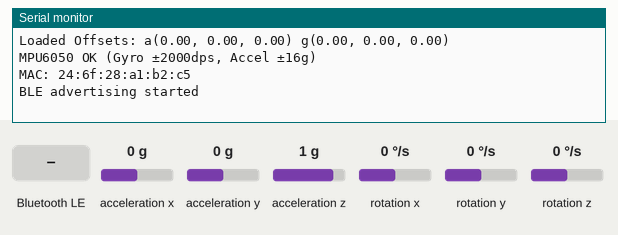
Simulated run of this program. Board: Seeed XIAO ESP32-C3. Shown: the last lines printed to the serial monitor. Wiring (inferred from the names in the program): MPU-6050 motion sensor at I2C address 0x68. The inputs (shaded band) are chosen by the test bench; at power-on: acceleration x 0 g, acceleration y 0 g, acceleration z 1 g, rotation x 0 °/s, rotation y 0 °/s, rotation z 0 °/s. EEPROM starts erased; nothing arrives over Bluetooth unless stated; a phone connects over Bluetooth LE 3 s after start.

Above: at 1.2 s.
1.3 s: Bluetooth LE write "CAL" received
At 2.4 s:
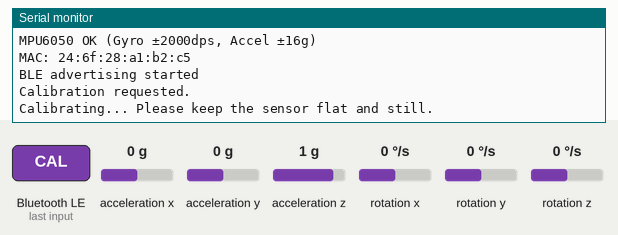
2.8 s: acceleration x set to -1.4 g
At 4.3 s:
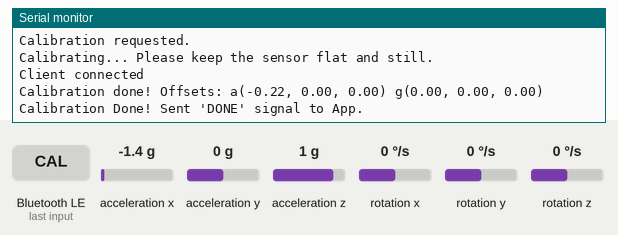

Measured:
- after the input at 1.3 s, the serial monitor: prints a new line at once (image 1)
- after the input at 2.8 s, the serial monitor: prints a new line after 0.29 s (image 2)

The program:

main.cpp
```cpp
#include <Arduino.h>
#include <NimBLEDevice.h>
#include <Wire.h>
#include <esp_bt.h>
#include <Preferences.h>

Preferences preferences;
float offsetX = 0.0f, offsetY = 0.0f, offsetZ = 0.0f;
float gyroOffsetX = 0.0f, gyroOffsetY = 0.0f, gyroOffsetZ = 0.0f;
bool needsCalibration = false;

// --- BLE Configuration ---
#define SERVICE_UUID        "4fafc201-1fb5-459e-8fcc-c5c9c331914b"
#define CHARACTERISTIC_UUID "beb5483e-36e1-4688-b7f5-ea07361b26a8"
#define DEVICE_NAME         "Tennis_Sensor_V1"

// MPU6050
#define MPU6050_ADDR    0x68
#define REG_PWR_MGMT_1  0x6B
#define REG_GYRO_CONFIG  0x1B   // 0x18 = ±2000 dps
#define REG_ACCEL_CONFIG 0x1C   // 0x18 = ±16g
#define REG_ACCEL_XOUT_H 0x3B

// Scale factors for ±2000 dps gyro, ±16g accel (set in Init)
#define GYRO_SCALE  16.4f   // LSB per deg/s
#define ACCEL_SCALE 2048.0f // LSB per g

// I2C Pins (Seeed XIAO ESP32C3)
#define SDA_PIN D4
#define SCL_PIN D5

// Sampling: 50 Hz
const unsigned long SAMPLING_INTERVAL_MS = 20;
unsigned long last_sample_time = 0;

// BLE
NimBLEServer* pServer = NULL;
NimBLECharacteristic* pCharacteristic = NULL;
bool deviceConnected = false;
bool oldDeviceConnected = false;

// --- MPU6050 ---
bool MPU6050_Init() {
  if (!Wire.begin(SDA_PIN, SCL_PIN)) {
    Serial.println("I2C Init Failed");
    return false;
  }
  Wire.setClock(400000); // Fast Mode 400 kHz

  // Wake up MPU6050
  Wire.beginTransmission(MPU6050_ADDR);
  Wire.write(REG_PWR_MGMT_1);
  Wire.write(0);
  if (Wire.endTransmission(true) != 0) {
    Serial.println("MPU6050 Wakeup Failed");
    return false;
  }

  // Gyro: ±2000 dps (0x18 → FS_SEL=3)
  Wire.beginTransmission(MPU6050_ADDR);
  Wire.write(REG_GYRO_CONFIG);
  Wire.write(0x18);
  if (Wire.endTransmission(true) != 0) {
    Serial.println("MPU6050 Gyro Config Failed");
    return false;
  }

  // Accel: ±16g (0x18 → AFS_SEL=3)
  Wire.beginTransmission(MPU6050_ADDR);
  Wire.write(REG_ACCEL_CONFIG);
  Wire.write(0x18);
  if (Wire.endTransmission(true) != 0) {
    Serial.println("MPU6050 Accel Config Failed");
    return false;
  }

  return true;
}

bool MPU6050_Read(float &ax, float &ay, float &az, float &gx, float &gy, float &gz) {
  Wire.beginTransmission(MPU6050_ADDR);
  Wire.write(REG_ACCEL_XOUT_H);
  if (Wire.endTransmission(false) != 0) return false;

  if (Wire.requestFrom((uint8_t)MPU6050_ADDR, (size_t)14, (bool)true) != 14)
    return false;

  int16_t raw_ax = Wire.read() << 8 | Wire.read();
  int16_t raw_ay = Wire.read() << 8 | Wire.read();
  int16_t raw_az = Wire.read() << 8 | Wire.read();
  (void)(Wire.read() << 8 | Wire.read()); // temperature
  int16_t raw_gx = Wire.read() << 8 | Wire.read();
  int16_t raw_gy = Wire.read() << 8 | Wire.read();
  int16_t raw_gz = Wire.read() << 8 | Wire.read();

  ax = raw_ax / ACCEL_SCALE;
  ay = raw_ay / ACCEL_SCALE;
  az = raw_az / ACCEL_SCALE;
  gx = raw_gx / GYRO_SCALE;
  gy = raw_gy / GYRO_SCALE;
  gz = raw_gz / GYRO_SCALE;
  return true;
}

void calibrateSensor() {
  Serial.println("Calibrating... Please keep the sensor flat and still.");
  float sum_ax = 0, sum_ay = 0, sum_az = 0;
  float sum_gx = 0, sum_gy = 0, sum_gz = 0;
  const int samples = 500;

  for (int i = 0; i < samples; i++) {
    float ax, ay, az, gx, gy, gz;
    while (!MPU6050_Read(ax, ay, az, gx, gy, gz)) {
      delay(1);
    }
    sum_ax += ax;
    sum_ay += ay;
    sum_az += az;
    sum_gx += gx;
    sum_gy += gy;
    sum_gz += gz;
    delay(2);
  }

  offsetX = sum_ax / samples;
  offsetY = sum_ay / samples;
  offsetZ = (sum_az / samples) - 1.0f; // Assuming Z is vertical, subtracting 1G
  gyroOffsetX = sum_gx / samples;
  gyroOffsetY = sum_gy / samples;
  gyroOffsetZ = sum_gz / samples;

  preferences.putFloat("ax", offsetX);
  preferences.putFloat("ay", offsetY);
  preferences.putFloat("az", offsetZ);
  preferences.putFloat("gx", gyroOffsetX);
  preferences.putFloat("gy", gyroOffsetY);
  preferences.putFloat("gz", gyroOffsetZ);

  Serial.printf("Calibration done! Offsets: a(%.2f, %.2f, %.2f) g(%.2f, %.2f, %.2f)\n",
                offsetX, offsetY, offsetZ, gyroOffsetX, gyroOffsetY, gyroOffsetZ);

  if (pCharacteristic != NULL) {
    const char* doneMsg = "DONE";
    pCharacteristic->setValue((uint8_t*)doneMsg, strlen(doneMsg));
    pCharacteristic->notify();
    Serial.println("Calibration Done! Sent 'DONE' signal to App.");
  }
}

// --- BLE Callbacks ---
class MyCharacteristicCallbacks: public NimBLECharacteristicCallbacks {
  void onWrite(NimBLECharacteristic* pCharacteristic) override {
    std::string value = pCharacteristic->getValue();
    if (value.length() > 0) {
      String command = value.c_str();
      command.trim();
      if (command.equals("CAL")) {
        Serial.println("Calibration requested.");
        needsCalibration = true;
      }
    }
  }
};

// Base class has only onConnect(NimBLEServer*); get conn handle via getPeerInfo(0) after connect.
class MyServerCallbacks : public NimBLEServerCallbacks {
  void onConnect(NimBLEServer* pServer) override {
    deviceConnected = true;
    Serial.println("Client connected");
    // Supervision timeout 100*10ms = 1s: drop connection if peer (e.g. Pi) does not respond
    if (pServer->getConnectedCount() > 0) {
      NimBLEConnInfo peer = pServer->getPeerInfo((uint8_t)0);
      pServer->updateConnParams(peer.getConnHandle(), 24, 40, 0, 100);
    }
  }
  void onDisconnect(NimBLEServer* pServer) override {
    (void)pServer;
    deviceConnected = false;
    Serial.println("Client disconnected");
    NimBLEDevice::startAdvertising();
  }
};

void setup() {
  Serial.begin(115200);

  preferences.begin("sensor_cal", false);
  offsetX = preferences.getFloat("ax", 0.0f);
  offsetY = preferences.getFloat("ay", 0.0f);
  offsetZ = preferences.getFloat("az", 0.0f);
  gyroOffsetX = preferences.getFloat("gx", 0.0f);
  gyroOffsetY = preferences.getFloat("gy", 0.0f);
  gyroOffsetZ = preferences.getFloat("gz", 0.0f);
  Serial.printf("Loaded Offsets: a(%.2f, %.2f, %.2f) g(%.2f, %.2f, %.2f)\n",
                offsetX, offsetY, offsetZ, gyroOffsetX, gyroOffsetY, gyroOffsetZ);

  if (!MPU6050_Init()) {
    Serial.println("MPU6050 Init Failed");
  } else {
    Serial.println("MPU6050 OK (Gyro ±2000dps, Accel ±16g)");
  }

  NimBLEDevice::init(DEVICE_NAME);
  NimBLEDevice::setPower(ESP_PWR_LVL_P9);
  Serial.print("MAC: ");
  Serial.println(NimBLEDevice::getAddress().toString().c_str());

  pServer = NimBLEDevice::createServer();
  pServer->setCallbacks(new MyServerCallbacks());

  NimBLEService* pService = pServer->createService(SERVICE_UUID);
  pCharacteristic = pService->createCharacteristic(
      CHARACTERISTIC_UUID,
      NIMBLE_PROPERTY::READ | NIMBLE_PROPERTY::NOTIFY | NIMBLE_PROPERTY::WRITE);
  pCharacteristic->setCallbacks(new MyCharacteristicCallbacks());
  pService->start();

  NimBLEAdvertising* pAdvertising = NimBLEDevice::getAdvertising();
  NimBLEAdvertisementData advData;
  advData.setFlags(0x06);
  advData.setCompleteServices(NimBLEUUID(SERVICE_UUID));
  NimBLEAdvertisementData scanData;
  scanData.setName(DEVICE_NAME);
  pAdvertising->setAdvertisementData(advData);
  pAdvertising->setScanResponseData(scanData);
  pAdvertising->start();

  Serial.println("BLE advertising started");
}

void loop() {
  unsigned long now = millis();

  if (needsCalibration) {
    calibrateSensor();
    needsCalibration = false;
    last_sample_time = millis(); // Reset timer so we don't immediately publish stale data
    return;
  }

  if (deviceConnected && (now - last_sample_time >= SAMPLING_INTERVAL_MS)) {
    last_sample_time = now;
    float ax, ay, az, gx, gy, gz;

    if (MPU6050_Read(ax, ay, az, gx, gy, gz)) {
      ax -= offsetX;
      ay -= offsetY;
      az -= offsetZ;
      gx -= gyroOffsetX;
      gy -= gyroOffsetY;
      gz -= gyroOffsetZ;

      char buf[64];
      int n = snprintf(buf, sizeof(buf), "%.3f,%.3f,%.3f,%.3f,%.3f,%.3f", ax, ay, az, gx, gy, gz);
      if (n > 0) {
        pCharacteristic->setValue((uint8_t*)buf, (size_t)n);
        pCharacteristic->notify();
      }
    } else {
      const char* err = "ERR:NO_SENSOR";
      pCharacteristic->setValue((uint8_t*)err, strlen(err));
      pCharacteristic->notify();
      static unsigned long last_retry = 0;
      if (now - last_retry > 1000) {
        last_retry = now;
        MPU6050_Init();
      }
    }
  }

  if (!deviceConnected && oldDeviceConnected) {
    delay(500);
    pServer->getAdvertising()->start();
    Serial.println("Advertising restarted");
  }
  oldDeviceConnected = deviceConnected;
}
```
